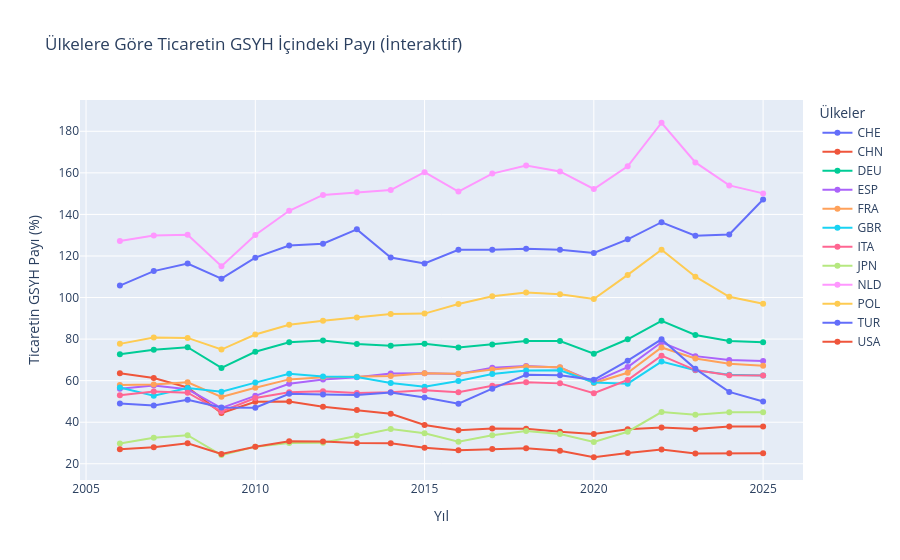

Notebook cell for this chart:
### Code cell
# İnteraktif çizgi grafiği oluşturma (Ticaretin GSYH İçindeki Payı)
fig = px.line(
    data,
    x=data.columns[1],  # Time (Yıl)
    y="trade_pct_gdp",  # Ticaretin GSYH İçindeki Payı (%)
    color=data.columns[0],  # Country Name (Ülke)
    markers=True,  # Çizgilerin üzerine nokta ekler
    title="Ülkelere Göre Ticaretin GSYH İçindeki Payı (İnteraktif)",
    labels={
        data.columns[1]: "Yıl",
        "trade_pct_gdp": "Ticaretin GSYH Payı (%)",
        data.columns[0]: "Ülke",
    },
)

# Grafiğin düzenini iyileştirme
fig.update_layout(
    hovermode="closest",
    legend_title_text="Ülkeler",
)

# HTML olarak farklı bir isimle kaydetme (GitHub için)
fig.write_html("grafik_trade_pct_gdp.html")

# Grafiği açar
fig.show()

### Figure 1 — Plotly figure (JSON) as saved in the notebook; plotly's stock layout.template omitted (floating-point values rounded to 4 significant figures)
{"data": [{"hovertemplate": "Ülke=CHE<br>Yıl=%{x}<br>Ticaretin GSYH Payı (%)=%{y}<extra></extra>", "legendgroup": "CHE", "line": {"color": "#636efa", "dash": "solid"}, "marker": {"symbol": "circle"}, "mode": "lines+markers", "name": "CHE", "orientation": "v", "showlegend": true, "type": "scatter", "x": [2006, 2007, 2008, 2009, 2010, 2011, 2012, 2013, 2014, 2015, 2016, 2017, 2018, 2019, 2020, 2021, 2022, 2023, 2024, 2025], "xaxis": "x", "y": [105.8, 112.7, 116.3, 109.1, 119.2, 125.0, 125.9, 132.8, 119.2, 116.4, 122.9, 122.9, 123.5, 123.0, 121.5, 128.0, 136.2, 129.7, 130.4, 147.2], "yaxis": "y"}, {"hovertemplate": "Ülke=CHN<br>Yıl=%{x}<br>Ticaretin GSYH Payı (%)=%{y}<extra></extra>", "legendgroup": "CHN", "line": {"color": "#EF553B", "dash": "solid"}, "marker": {"symbol": "circle"}, "mode": "lines+markers", "name": "CHN", "orientation": "v", "showlegend": true, "type": "scatter", "x": [2006, 2007, 2008, 2009, 2010, 2011, 2012, 2013, 2014, 2015, 2016, 2017, 2018, 2019, 2020, 2021, 2022, 2023, 2024, 2025], "xaxis": "x", "y": [63.57, 61.27, 56.71, 44.42, 49.85, 49.95, 47.48, 45.92, 44.07, 38.7, 36.18, 36.95, 36.89, 35.45, 34.34, 36.64, 37.51, 36.74, 37.96, 37.96], "yaxis": "y"}, {"hovertemplate": "Ülke=DEU<br>Yıl=%{x}<br>Ticaretin GSYH Payı (%)=%{y}<extra></extra>", "legendgroup": "DEU", "line": {"color": "#00cc96", "dash": "solid"}, "marker": {"symbol": "circle"}, "mode": "lines+markers", "name": "DEU", "orientation": "v", "showlegend": true, "type": "scatter", "x": [2006, 2007, 2008, 2009, 2010, 2011, 2012, 2013, 2014, 2015, 2016, 2017, 2018, 2019, 2020, 2021, 2022, 2023, 2024, 2025], "xaxis": "x", "y": [72.76, 74.88, 76.11, 66.14, 73.89, 78.43, 79.33, 77.59, 76.85, 77.76, 76.01, 77.45, 79.13, 79.07, 72.93, 79.92, 88.79, 81.96, 79.09, 78.51], "yaxis": "y"}, {"hovertemplate": "Ülke=ESP<br>Yıl=%{x}<br>Ticaretin GSYH Payı (%)=%{y}<extra></extra>", "legendgroup": "ESP", "line": {"color": "#ab63fa", "dash": "solid"}, "marker": {"symbol": "circle"}, "mode": "lines+markers", "name": "ESP", "orientation": "v", "showlegend": true, "type": "scatter", "x": [2006, 2007, 2008, 2009, 2010, 2011, 2012, 2013, 2014, 2015, 2016, 2017, 2018, 2019, 2020, 2021, 2022, 2023, 2024, 2025], "xaxis": "x", "y": [56.08, 57.63, 55.83, 46.84, 52.69, 58.51, 60.55, 61.67, 63.4, 63.58, 63.19, 66.17, 67.01, 66.37, 59.45, 66.52, 78.47, 71.8, 69.95, 69.45], "yaxis": "y"}, {"hovertemplate": "Ülke=FRA<br>Yıl=%{x}<br>Ticaretin GSYH Payı (%)=%{y}<extra></extra>", "legendgroup": "FRA", "line": {"color": "#FFA15A", "dash": "solid"}, "marker": {"symbol": "circle"}, "mode": "lines+markers", "name": "FRA", "orientation": "v", "showlegend": true, "type": "scatter", "x": [2006, 2007, 2008, 2009, 2010, 2011, 2012, 2013, 2014, 2015, 2016, 2017, 2018, 2019, 2020, 2021, 2022, 2023, 2024, 2025], "xaxis": "x", "y": [57.87, 58.15, 59.18, 52.2, 56.59, 60.61, 61.66, 61.82, 62.2, 63.5, 63.34, 65.4, 66.8, 66.43, 58.84, 63.79, 75.96, 70.63, 68.11, 67.19], "yaxis": "y"}, {"hovertemplate": "Ülke=GBR<br>Yıl=%{x}<br>Ticaretin GSYH Payı (%)=%{y}<extra></extra>", "legendgroup": "GBR", "line": {"color": "#19d3f3", "dash": "solid"}, "marker": {"symbol": "circle"}, "mode": "lines+markers", "name": "GBR", "orientation": "v", "showlegend": true, "type": "scatter", "x": [2006, 2007, 2008, 2009, 2010, 2011, 2012, 2013, 2014, 2015, 2016, 2017, 2018, 2019, 2020, 2021, 2022, 2023, 2024, 2025], "xaxis": "x", "y": [56.7, 52.75, 56.44, 54.65, 59.05, 63.32, 61.97, 61.72, 58.82, 57.13, 59.84, 63.19, 64.91, 65.0, 59.16, 58.54, 69.2, 64.99, 62.84, 62.46], "yaxis": "y"}, {"hovertemplate": "Ülke=ITA<br>Yıl=%{x}<br>Ticaretin GSYH Payı (%)=%{y}<extra></extra>", "legendgroup": "ITA", "line": {"color": "#FF6692", "dash": "solid"}, "marker": {"symbol": "circle"}, "mode": "lines+markers", "name": "ITA", "orientation": "v", "showlegend": true, "type": "scatter", "x": [2006, 2007, 2008, 2009, 2010, 2011, 2012, 2013, 2014, 2015, 2016, 2017, 2018, 2019, 2020, 2021, 2022, 2023, 2024, 2025], "xaxis": "x", "y": [52.92, 54.83, 54.21, 45.14, 51.66, 54.47, 54.88, 54.03, 54.45, 55.44, 54.43, 57.58, 59.27, 58.69, 53.94, 60.3, 72.02, 65.1, 62.59, 62.52], "yaxis": "y"}, {"hovertemplate": "Ülke=JPN<br>Yıl=%{x}<br>Ticaretin GSYH Payı (%)=%{y}<extra></extra>", "legendgroup": "JPN", "line": {"color": "#B6E880", "dash": "solid"}, "marker": {"symbol": "circle"}, "mode": "lines+markers", "name": "JPN", "orientation": "v", "showlegend": true, "type": "scatter", "x": [2006, 2007, 2008, 2009, 2010, 2011, 2012, 2013, 2014, 2015, 2016, 2017, 2018, 2019, 2020, 2021, 2022, 2023, 2024, 2025], "xaxis": "x", "y": [29.71, 32.5, 33.77, 24.17, 28.24, 29.97, 30.17, 33.59, 36.76, 34.73, 30.66, 33.69, 35.8, 34.36, 30.52, 35.43, 44.86, 43.6, 44.85, 44.85], "yaxis": "y"}, {"hovertemplate": "Ülke=NLD<br>Yıl=%{x}<br>Ticaretin GSYH Payı (%)=%{y}<extra></extra>", "legendgroup": "NLD", "line": {"color": "#FF97FF", "dash": "solid"}, "marker": {"symbol": "circle"}, "mode": "lines+markers", "name": "NLD", "orientation": "v", "showlegend": true, "type": "scatter", "x": [2006, 2007, 2008, 2009, 2010, 2011, 2012, 2013, 2014, 2015, 2016, 2017, 2018, 2019, 2020, 2021, 2022, 2023, 2024, 2025], "xaxis": "x", "y": [127.2, 129.8, 130.2, 115.1, 130.1, 141.8, 149.4, 150.7, 151.7, 160.3, 151.0, 159.6, 163.6, 160.7, 152.2, 163.2, 184.1, 165.0, 154.0, 150.1], "yaxis": "y"}, {"hovertemplate": "Ülke=POL<br>Yıl=%{x}<br>Ticaretin GSYH Payı (%)=%{y}<extra></extra>", "legendgroup": "POL", "line": {"color": "#FECB52", "dash": "solid"}, "marker": {"symbol": "circle"}, "mode": "lines+markers", "name": "POL", "orientation": "v", "showlegend": true, "type": "scatter", "x": [2006, 2007, 2008, 2009, 2010, 2011, 2012, 2013, 2014, 2015, 2016, 2017, 2018, 2019, 2020, 2021, 2022, 2023, 2024, 2025], "xaxis": "x", "y": [77.7, 80.75, 80.57, 74.97, 82.23, 86.92, 88.83, 90.42, 92.03, 92.26, 96.87, 100.6, 102.4, 101.6, 99.26, 110.9, 123.0, 110.0, 100.4, 97.03], "yaxis": "y"}, {"hovertemplate": "Ülke=TUR<br>Yıl=%{x}<br>Ticaretin GSYH Payı (%)=%{y}<extra></extra>", "legendgroup": "TUR", "line": {"color": "#636efa", "dash": "solid"}, "marker": {"symbol": "circle"}, "mode": "lines+markers", "name": "TUR", "orientation": "v", "showlegend": true, "type": "scatter", "x": [2006, 2007, 2008, 2009, 2010, 2011, 2012, 2013, 2014, 2015, 2016, 2017, 2018, 2019, 2020, 2021, 2022, 2023, 2024, 2025], "xaxis": "x", "y": [48.95, 48.03, 50.76, 47.04, 46.94, 53.65, 53.33, 53.07, 54.31, 51.87, 48.87, 56.14, 62.83, 62.58, 60.39, 69.61, 79.9, 65.68, 54.6, 49.93], "yaxis": "y"}, {"hovertemplate": "Ülke=USA<br>Yıl=%{x}<br>Ticaretin GSYH Payı (%)=%{y}<extra></extra>", "legendgroup": "USA", "line": {"color": "#EF553B", "dash": "solid"}, "marker": {"symbol": "circle"}, "mode": "lines+markers", "name": "USA", "orientation": "v", "showlegend": true, "type": "scatter", "x": [2006, 2007, 2008, 2009, 2010, 2011, 2012, 2013, 2014, 2015, 2016, 2017, 2018, 2019, 2020, 2021, 2022, 2023, 2024, 2025], "xaxis": "x", "y": [26.98, 28.01, 29.87, 24.76, 28.22, 30.84, 30.68, 29.94, 29.91, 27.69, 26.45, 27.13, 27.45, 26.26, 23.14, 25.23, 26.91, 24.93, 25.02, 25.02], "yaxis": "y"}], "layout": {"hovermode": "closest", "legend": {"title": {"text": "Ülkeler"}, "tracegroupgap": 0}, "title": {"text": "Ülkelere Göre Ticaretin GSYH İçindeki Payı (İnteraktif)"}, "xaxis": {"anchor": "y", "domain": [0, 1], "title": {"text": "Yıl"}}, "yaxis": {"anchor": "x", "domain": [0, 1], "title": {"text": "Ticaretin GSYH Payı (%)"}}}}
